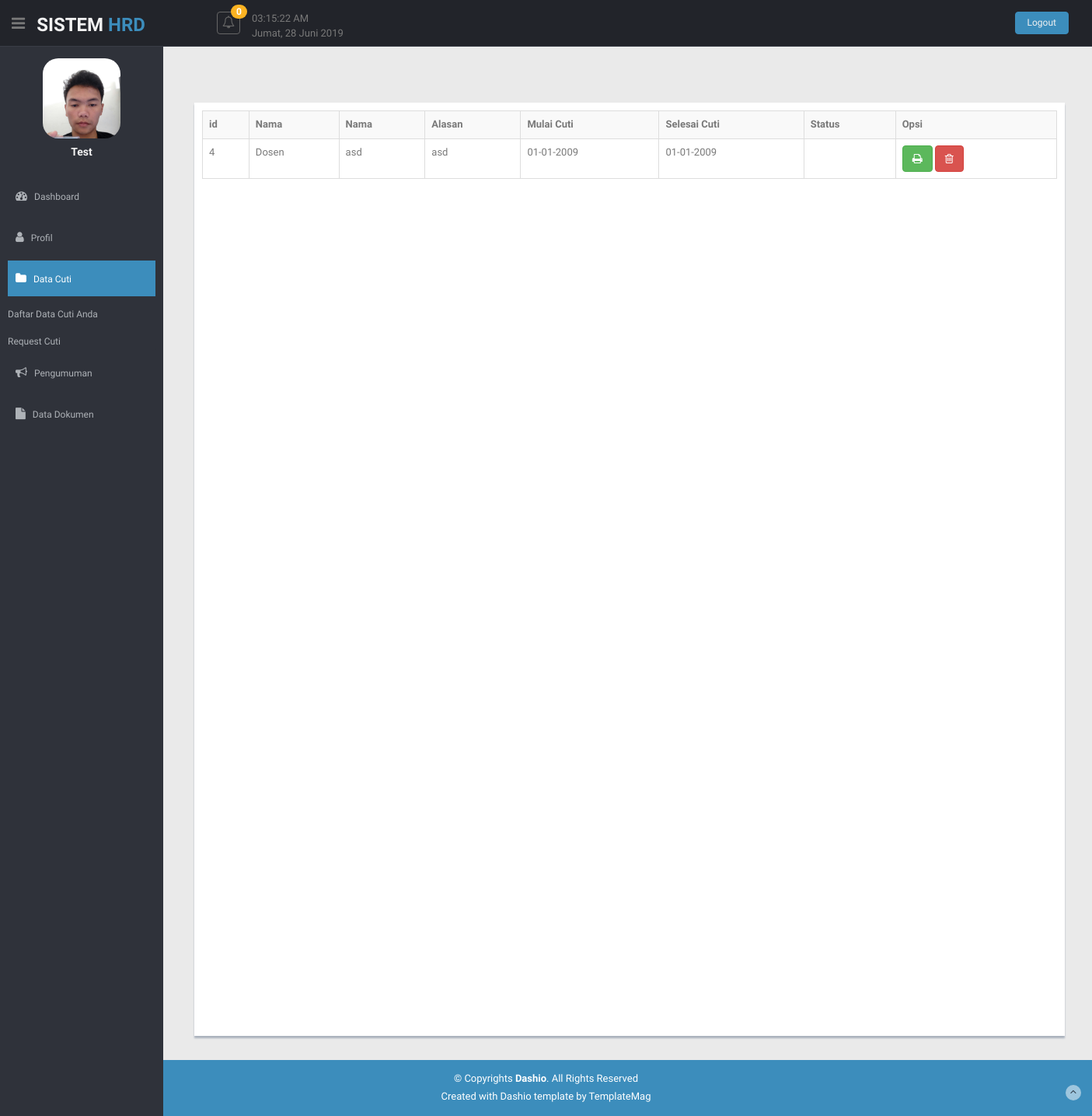
/tablecuti.php (signed in), run on the app's committed database.
### tables this page shows
CREATE TABLE `user` (
  `id_user` int(11) NOT NULL,
  `namalengkap` varchar(255) DEFAULT NULL,
  `tanggallahir` date NOT NULL,
  `jenis_kelamin` varchar(45) NOT NULL,
  `alamat` varchar(100) NOT NULL,
  `nomortelepon` varchar(45) NOT NULL,
  `email` varchar(45) NOT NULL,
  `jabatan` varchar(200) NOT NULL,
  `pas_photo` varchar(45) NOT NULL,
  `username` varchar(255) DEFAULT NULL,
  `password` varchar(255) DEFAULT NULL,
  `role` int(11) DEFAULT NULL
);

CREATE TABLE `cuti` (
  `id_cuti` int(11) NOT NULL,
  `nama` varchar(200) NOT NULL,
  `tujuan` varchar(200) NOT NULL,
  `alasan` varchar(200) NOT NULL,
  `mulaicuti` varchar(200) NOT NULL,
  `selesaicuti` varchar(200) NOT NULL,
  `status` varchar(200) NOT NULL,
  `id_user` int(11) NOT NULL
);

### tablecuti.php (the view, shortened to what this page needs)
<!DOCTYPE html>
<html lang="en">
<head>
  <link href="lib/bootstrap/css/bootstrap.min.css" rel="stylesheet">
  <link href="lib/font-awesome/css/font-awesome.css" rel="stylesheet" />
  <link href="css/style.css" rel="stylesheet">
  <link href="css/style-responsive.css" rel="stylesheet">
</head>
<body>
         <?php
            include('conn.php');
            $id = $_SESSION['id_user'];
              $query="SELECT * FROM user WHERE id_user='$id'";
    $query1=mysqli_query($conn,$query);
    $query2=mysqli_fetch_array($query1);
    $nama=$query2['namalengkap'];
    ?>
  <section id="container">
    <header class="header black-bg">
      <div class="sidebar-toggle-box">
        <div class="fa fa-bars tooltips" data-placement="right" data-original-title="Toggle Navigation"></div>
      </div>
      <a href="index.php" class="logo"><b>Sistem<span>  HRD</span></b></a>
      <div class="nav notify-row" id="top_menu">
        <ul class="nav top-menu">
            <?php
                                $querys1 = "SELECT COUNT(id_cuti) FROM cuti WHERE status = 'Di setujui'";
                                     $cuti = mysqli_query($conn, $querys1);
                                     $cutis = mysqli_fetch_array($cuti);
                                    ?>
          <li id="header_notification_bar" class="dropdown">
            <a data-toggle="dropdown" class="dropdown-toggle" >
              <i href="tablecuti.php" class="fa fa-bell-o"></i>
              <span class="badge bg-warning"><?=$cutis['COUNT(id_cuti)'];?></span>
              </a>
                    <li><?php include 'waktunow.php' ?></li>
          </li>
        </ul>
      </div>
      <div class="top-menu">
        <ul class="nav pull-right top-menu">
          <li><a class="logout" href="login.php">Logout</a></li>
        </ul>
      </div>
    </header>
    <aside>
      <div id="sidebar" class="nav-collapse ">
         <ul class="sidebar-menu" id="nav-accordion">
  <center><a href="profile.php"><img src="admin/image/profil/<?php echo $query2['pas_photo']; ?>" width="100px;" style="border: 5px;padding-top: 0px;border-radius: 20px"/> </a></center>
          <center><h5> <?php
                echo $nama;?></h5></center>
    <li class="mt">
            <a  href="index.php">
              <i class="fa fa-dashboard"></i>
              <span>Dashboard</span>
              </a>
          </li>
           <li>
            <a class="sub-menu" href="profile.php">
              <i class="fa fa-user"></i>
              <span> Profil</span>
              </a>
          </li>
           <li>
            <a class="active" class="sub-menu" href="datacuti.php">
              <i class="fa fa-folder"></i>
              <span> Data Cuti</span>
              </a>
              <ul class="sub">
              <li><a href="tablecuti.php">Daftar Data Cuti Anda</a></li>
               <li><a href="datacuti.php">Request Cuti </a></li>
            </ul>
          </li>
           <li>
            <a class="sub-menu" href="pengumumanuser.php">
              <i class="fa fa-bullhorn"></i>
              <span> Pengumuman</span>
              </a>
          </li>
             <li>
            <a   class="sub-menu" href="uploaddocuser.php">
              <i class="fa fa-file"></i>
              <span> Data Dokumen</span>
              </a>
          </li>
        </ul>
      </div>
    </aside>
    <section id="main-content">
      <section class="wrapper site-min-height">
        <div class="row mt">
          <div class="col-lg-12">
              <div class="container">
        <div class="row">
            <div class="col-lg-12">
                <br><br>
                <div class="form-panel" style="height:1200px">
                  <div id="edit" class="tab-pane">
                <table class="table table-striped table-bordered table-hover">
                    <tr>
                        <th>id</th>
                        <th>Nama</th>
                        <th>Nama</th>
                        <th>Alasan</th>
                        <th>Mulai Cuti</th>
                        <th>Selesai Cuti</th>
                        <th>Status</th>
                        <th>Opsi</th>
                    </tr>
                    <?php
                    include('conn.php');
                        $idku = $_SESSION['id_user'];
                        $query = "SELECT * FROM cuti WHERE id_user='$idku'";
                        $item = mysqli_query($conn,$query);
                        while($items = mysqli_fetch_array($item)){
                    ?>
                      <?php if($items['status']=="menunggu"){ ?>
                    <tr>
                        <td><?=$items['id_cuti'];?></td>
                        <td><?=$items['nama'];?></td>
                        <td><?=$items['tujuan'];?></td>
                        <td><?=$items['alasan'];?></td>
                        <td><?=$items['mulaicuti'];?></td>
                        <td><?=$items['selesaicuti'];?></td>
                           <td><?=$items['status'];?></td>
                         <td>
                           <a href="perbaruicuti.php?id_cuti=<?=$items['id_cuti']?>"><button class="btn btn-info "><i class="fa fa-edit "></i></button></a>
                      <a href="hapuscuti.php?id_cuti=<?=$items['id_cuti']?>"><button class="btn btn-danger "><i class="fa fa-trash-o "></i></button></a>
                    </td>
                        </td>
                    </tr>
                    <?php }else{ ?>
                     <tr>
                        <td><?=$items['id_cuti'];?></td>
                        <td><?=$items['nama'];?></td>
                        <td><?=$items['tujuan'];?></td>
                        <td><?=$items['alasan'];?></td>
                        <td><?=$items['mulaicuti'];?></td>
                        <td><?=$items['selesaicuti'];?></td>
                           <td><?=$items['status'];?></td>
                         <td>
                    <a href="print.php?id_cuti=<?=$items['id_cuti']?>"><button class="btn btn-success "><i class="fa fa-print "></i></button></a>
                      <a href="hapuscuti.php?id_cuti=<?=$items['id_cuti']?>"><button class="btn btn-danger "><i class="fa fa-trash-o "></i></button></a>
                    </td>
                    </tr>
                <?php } ?>
                <?php } ?>
                </table>
                        </div>
                        </div>
            </div>
        </div>
    </div>
          </div>
        </div>
      </section>
    </section>
    <footer class="site-footer">
      <div class="text-center">
        <p>
          &copy; Copyrights <strong>Dashio</strong>. All Rights Reserved
        </p>
        <div class="credits">
          Created with Dashio template by <a href="https://templatemag.com/">TemplateMag</a>
        </div>
        <a href="blank.html#" class="go-top">
          <i class="fa fa-angle-up"></i>
          </a>
      </div>
    </footer>
  </section>
</body>
</html>

### waktunow.php (shortened to what this page needs)
<!DOCTYPE html>
<html>
<head>
</head>
<body>
	<div id="clock"></div>
</body>
</html>

### css/style.css (style rules this page uses)
body { color: #797979; background: #eaeaea; font-family: 'Ruda', sans-serif; padding: 0px !important; margin: 0px !important; font-size: 13px; }
ul li { list-style: none; }
a, a:hover, a:focus { text-decoration: none; outline: none; }
#container { width: 100%; height: 100%; }
.mt { margin-top: 25px; }
ul.top-menu>li>.logout { color: #f2f2f2; font-size: 12px; border-radius: 4px; -webkit-border-radius: 4px; border: 1px solid #3c8dbc !important; padding: 5px 15px; margin-right: 15px; background: #3c8dbc; margin-top: 15px; }
#sidebar { width: 210px; height: 100%; position: fixed; background: #2f323a; }
#sidebar h5 { color: #f2f2f2; font-weight: 700; }
#sidebar ul li { position: relative; }
ul.sidebar-menu, ul.sidebar-menu li ul.sub { margin: -2px 0 0; padding: 0; }
ul.sidebar-menu { margin-top: 75px; }
#sidebar>ul>li>ul.sub { display: none; }
#sidebar>ul>li.active>ul.sub, #sidebar>ul>li>ul.sub>li>a { display: block; }
ul.sidebar-menu li ul.sub li { background: #2f323a; margin-bottom: 0; margin-left: 0; margin-right: 0; }
ul.sidebar-menu li ul.sub li:last-child { border-radius: 0 0 4px 4px; -webkit-border-radius: 0 0 4px 4px; }
ul.sidebar-menu li ul.sub li a { font-size: 12px; padding: 6px 0; line-height: 35px; height: 35px; -webkit-transition: all 0.3s ease; -moz-transition: all 0.3s ease; -o-transition: all 0.3s ease; -ms-transition: all 0.3s ease; transition: all 0.3s ease; color: #aeb2b7; }
ul.sidebar-menu li { margin-bottom: 5px; margin-left: 10px; margin-right: 10px; }
ul.sidebar-menu li a span { display: inline-block; }
ul.sidebar-menu li a { color: #aeb2b7; text-decoration: none; display: block; padding: 15px 0 15px 10px; font-size: 12px; outline: none; -webkit-transition: all 0.3s ease; -moz-transition: all 0.3s ease; -o-transition: all 0.3s ease; -ms-transition: all 0.3s ease; transition: all 0.3s ease; }
ul.sidebar-menu li a.active, ul.sidebar-menu li a:hover, ul.sidebar-menu li a:focus { background: #3c8dbc; color: #fff; display: block; -webkit-transition: all 0.3s ease; -moz-transition: all 0.3s ease; -o-transition: all 0.3s ease; -ms-transition: all 0.3s ease; transition: all 0.3s ease; }
ul.sidebar-menu li a i { font-size: 15px; padding-right: 6px; }
ul.sidebar-menu li a.active i { color: #fff; }
#main-content { margin-left: 210px; }
.header, .footer { min-height: 60px; padding: 0 15px; }
.header { position: fixed; left: 0; right: 0; z-index: 1002; }
.black-bg { background: #22242a; border-bottom: 1px solid #393d46; }
.wrapper { display: inline-block; margin-top: 60px; padding-left: 15px; padding-right: 15px; padding-bottom: 15px; padding-top: 0px; width: 100%; }
a.logo { font-size: 24px; color: #f2f2f2; float: left; margin-top: 15px; text-transform: uppercase; }
a.logo b { font-weight: 900; }
a.logo span { color: #3c8dbc; }
#top_menu .nav>li, ul.top-menu>li { float: left; }
.notify-row { float: left; margin-top: 15px; margin-left: 92px; }
ul.top-menu>li>a { color: #666666; font-size: 16px; border-radius: 4px; -webkit-border-radius: 4px; border: 1px solid #666666 !important; padding: 2px 6px; margin-right: 15px; }
.notify-row .badge { position: absolute; right: -10px; top: -10px; z-index: 100; }
.sidebar-toggle-box { float: left; padding-right: 15px; margin-top: 20px; }
.sidebar-toggle-box .fa-bars { cursor: pointer; display: inline-block; font-size: 20px; }
.form-panel { background: #ffffff; margin: 10px; padding: 10px; box-shadow: 0px 3px 2px #aab2bd; text-align: left; }
.badge.bg-warning { background: #FCB322; }
.site-footer { background: #3c8dbc; color: #fff; padding: 15px 0; }
.site-footer p { margin-bottom: 5px; }
.credits, .credits a { color: #fff; }
.go-top { margin-right: 1%; margin-top: -25px; float: right; background: rgba(255, 255, 255, .5); width: 20px; height: 20px; border-radius: 50%; -webkit-border-radius: 50%; }
.go-top i { color: #2A3542; }
.site-min-height { min-height: 900px; }

### data on the page
user: pas_photo (picture), namalengkap "Test"
cuti: id_cuti "4", nama "Dosen", tujuan "asd", alasan "asd", mulaicuti "01-01-2009", selesaicuti "01-01-2009"

### other printed values
$cutis['COUNT(id_cuti)'] "0"
